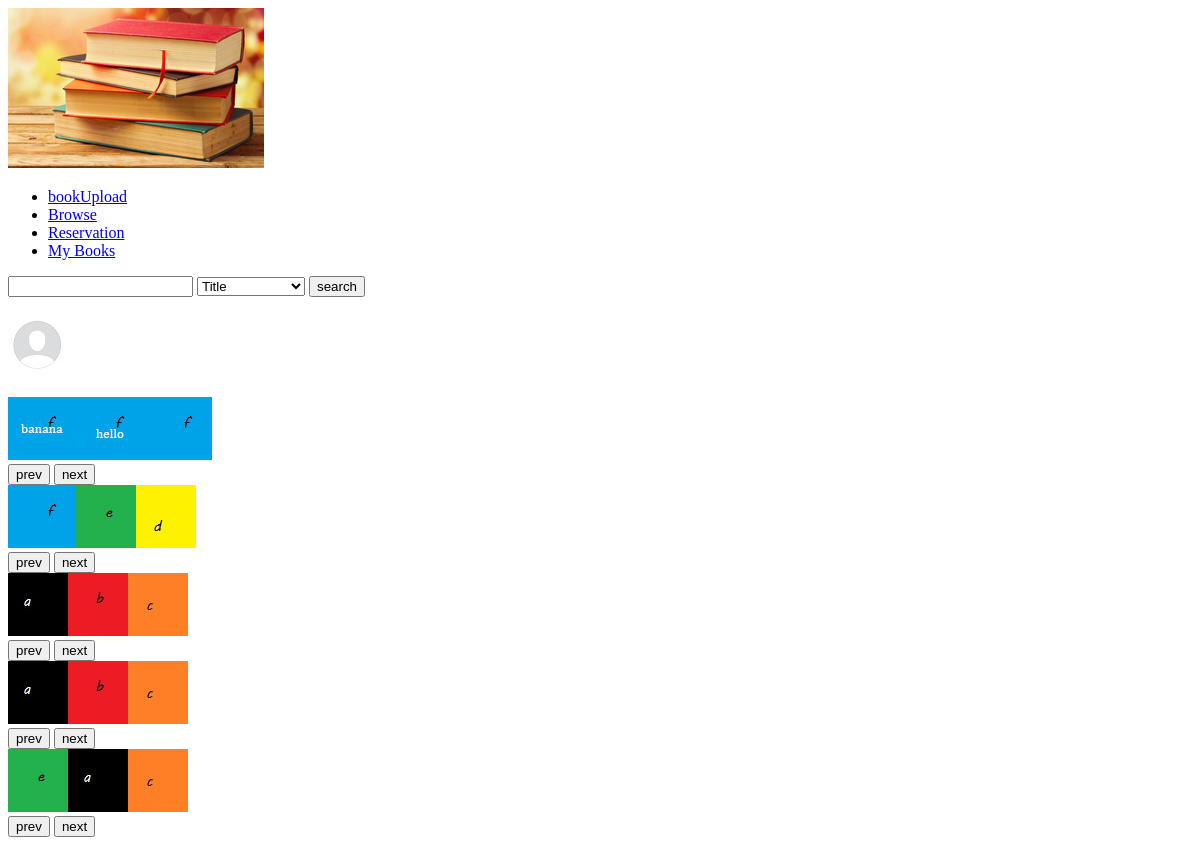
Before: /user/home.php with the older database file.
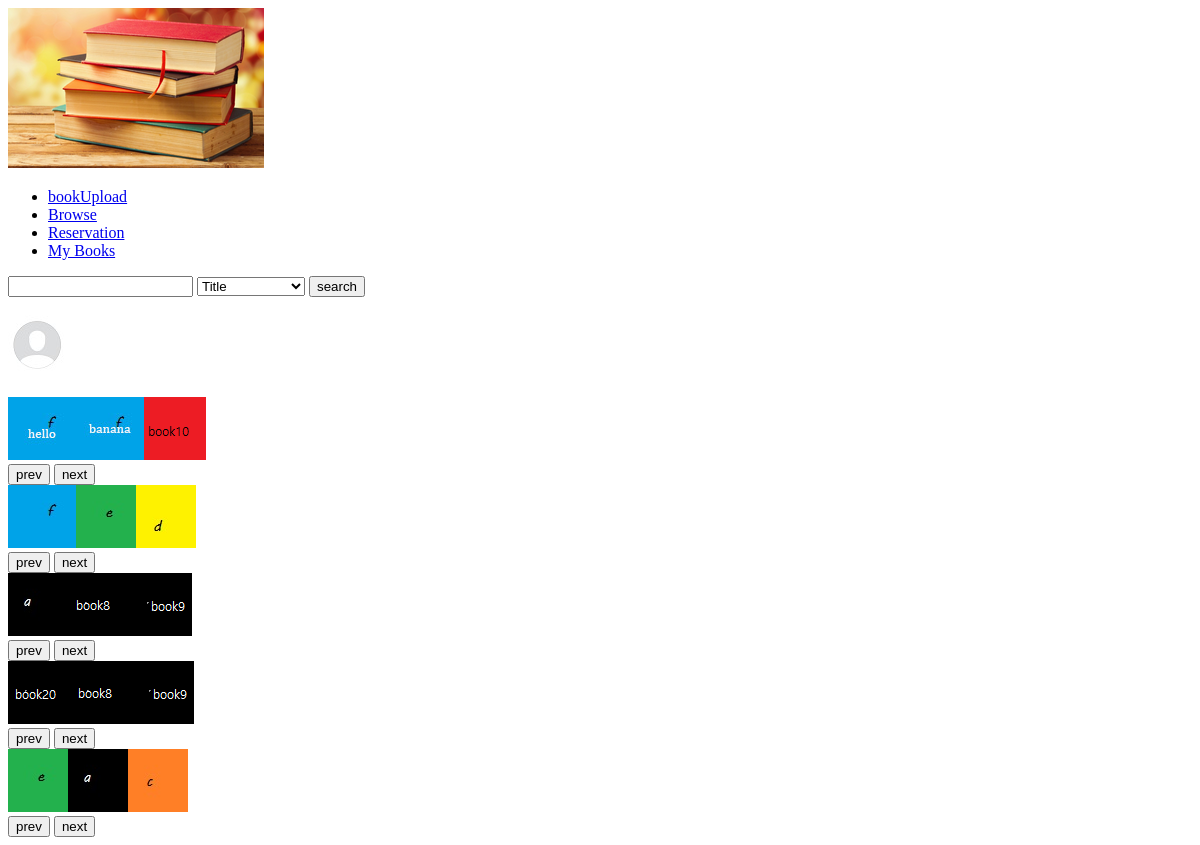
After: the same page with the newer database file.
### tables this page shows
CREATE TABLE `book` (
  `ISBN` varchar(30) NOT NULL,
  `title` varchar(50) NOT NULL,
  `publication_year` date NOT NULL,
  `publish_house` int(11) NOT NULL,
  `quantity` int(11) NOT NULL,
  `price` int(11) NOT NULL,
  `reservation_points` int(11) NOT NULL,
  `cover_photo` varchar(100) DEFAULT NULL,
  `description` varchar(200) DEFAULT NULL,
  `likes` int(11) DEFAULT NULL
);

CREATE TABLE `online_books` (
  `id` int(11) NOT NULL,
  `user_id` int(11) NOT NULL,
  `title` varchar(40) NOT NULL,
  `publish_date` date NOT NULL,
  `likes` int(11) NOT NULL,
  `cover_photo` varchar(100) DEFAULT NULL,
  `description` varchar(200) DEFAULT NULL,
  `book_path` varchar(100) DEFAULT NULL
);

### user/home.php (the view, shortened to what this page needs)
<?php
	include "functions/DBconnection.php";
		$username=$_SESSION["username"];
		$sql="SELECT `name`,`surname`,`points`,`profile_photo` FROM users WHERE username='{$username}'";
		$result=$connection->query($sql);
				$user = $result->fetch_assoc();
		$sql="SELECT `ISBN`,cover_photo FROM book ORDER BY publication_year DESC";
		$libratSipasDates=$connection->query($sql);
		$sql="SELECT `ISBN`,cover_photo FROM book ORDER BY likes DESC";
		$libratSipasPelqimeve=$connection->query($sql);
		$sql="SELECT `id`,cover_photo FROM online_books ORDER BY likes DESC";
		$libratOnlineSipasPelqimeve=$connection->query($sql);
		$sql="SELECT `id`,cover_photo FROM online_books ORDER BY publish_date DESC";
		$libratOnlineSipasDates=$connection->query($sql);
		$sql="SELECT `ISBN`,cover_photo FROM book WHERE reservation_points!=0 ORDER BY reservation_points DESC";
		$libratPremium=$connection->query($sql);
?>
<!DOCTYPE html>
<html>
<head>
	<link rel="stylesheet" type="text/css" href="/BibliotekaOnline/Styles/home.css">
</head>
<body>
	<div>
		<a href="home.php"><img src="/BibliotekaOnline/images/app/libraryLogo.ico"></a>
		<ul>
			<li><a href="bookUpload.php"> bookUpload </a></li>
			<li><a href="browse.php"> Browse </a></li>
			<li><a href="reservation.php">Reservation</a></li>
			<li><a href="myBooks.php">My Books</a></li>
		</ul>
		<form action="search.php" method="get">
		<input type="text" name="searchQuery">
		<select name="filter">
			<option value="title">Title</option>
		</select>
		<input type="submit" name="search" value="search">
		</form>
	</div>
	<br>
		<a href="profile.php">
			<div  id="profili">
			<?php
				$profilePhotoPath="/BibliotekaOnline/images/users/";
				if(empty($user["profile_photo"])){
						$profilePhotoPath.="default.jpg";
				}
				else{
					$profilePhotoPath.=$user["profile_photo"];
				}
				?>
			<img src="<?php  echo $profilePhotoPath  ?>">
			</div>
		</a>
				<br>
			<div>
				<?php
				 $ok=true;
				 $nrLibr=7;
					while ($ok && $nrLibr!=0) {
						echo "<div class='slidet1 fade'>";
						for($j=0;$j<3;$j++){
							if($i=$libratSipasDates->fetch_assoc()){
								echo "<img src='/BibliotekaOnline/images/books/".$i["cover_photo"]."'>";
									$nrLibr--;
									if($nrLibr==0){
										break;
									}
							}
							else{
								$ok=false;
								break;
							}
						}
						echo "</div>";
					}
				  ?>
			</div>
			<button onclick="slide(-1,0)">prev</button>
			<button onclick="slide(1,0)">next</button>
<br>
			<div>
				<?php
				 $ok=true;
				 $nrLibr=7;
					while ($ok && $nrLibr!=0) {
						echo "<div class='slidet2 fade'>";
						for($j=0;$j<3;$j++){
							if($i=$libratSipasPelqimeve->fetch_assoc()){
								echo "<img src='/BibliotekaOnline/images/books/".$i["cover_photo"]."'>";
									$nrLibr--;
									if($nrLibr==0){
										break;
									}
							}
							else{
								$ok=false;
								break;
							}
						}
						echo "</div>";
					}
				  ?>
			</div>
			<button onclick="slide(-1,1)">prev</button>
			<button onclick="slide(1,1)">next</button>
<div>
				<?php
				 $ok=true;
				 $nrLibr=7;
					while ($ok && $nrLibr!=0) {
						echo "<div class='slidet3 fade'>";
						for($j=0;$j<3;$j++){
							if($i=$libratOnlineSipasPelqimeve->fetch_assoc()){
								echo "<img src='/BibliotekaOnline/images/onlineBooks/".$i["cover_photo"]."'>";
									$nrLibr--;
									if($nrLibr==0){
										break;
									}
							}
							else{
								$ok=false;
								break;
							}
						}
						echo "</div>";
					}
				  ?>
			</div>
			<button onclick="slide(-1,2)">prev</button>
			<button onclick="slide(1,2)">next</button>
<div>
				<?php
				 $ok=true;
				 $nrLibr=7;
					while ($ok && $nrLibr!=0) {
						echo "<div class='slidet4 fade'>";
						for($j=0;$j<3;$j++){
							if($i=$libratOnlineSipasDates->fetch_assoc()){
								echo "<img src='/BibliotekaOnline/images/onlineBooks/".$i["cover_photo"]."'>";
									$nrLibr--;
									if($nrLibr==0){
										break;
									}
							}
							else{
								$ok=false;
								break;
							}
						}
						echo "</div>";
					}
				  ?>
			</div>
			<button onclick="slide(-1,3)">prev</button>
			<button onclick="slide(1,3)">next</button>
<div>
				<?php
				 $ok=true;
				 $nrLibr=7;
					while ($ok && $nrLibr!=0) {
						echo "<div class='slidet5 fade'>";
						for($j=0;$j<3;$j++){
							if($i=$libratPremium->fetch_assoc()){
								echo "<img src='/BibliotekaOnline/images/books/".$i["cover_photo"]."'>";
									$nrLibr--;
							}
							else{
								$ok=false;
								break;
							}
						}
						echo "</div>";
					}
				  ?>
			</div>
			<button onclick="slide(-1,4)">prev</button>
			<button onclick="slide(1,4)">next</button>
</body>
</html>

### Styles/home.css (style rules this page uses)
.slidet1,.slidet2,.slidet3,.slidet4,.slidet5 { display: none; }
img { position: relative; }

Changed rows visible on the page:
no longer on this page (row unchanged): online_books: cover_photo (picture)
no longer on this page (row unchanged): online_books: cover_photo (picture)
shown differently, row unchanged: book (number 1 of 8 on the later page): moves up the list
added book: cover_photo (picture)
added online_books: cover_photo (picture)
added online_books: cover_photo (picture)
added online_books: cover_photo (picture)
